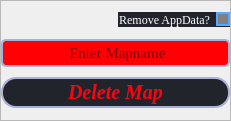
      <widget class="QFrame" name="frame_12">
       <property name="geometry">
        <rect>
         <x>400</x>
         <y>162</y>
         <width>231</width>
         <height>121</height>
        </rect>
       </property>
       <property name="styleSheet">
        <string notr="true">#frame_12{
	border: 2px solid #ff020f;
	border-radius: 15px;
	color: #fff;
	padding-left: 5px;
	padding-right: 5px;
	background-color: rgb(34,36,44);
	font-family: Georgia;
}</string>
       </property>
       <property name="frameShape">
        <enum>QFrame::StyledPanel</enum>
       </property>
       <property name="frameShadow">
        <enum>QFrame::Raised</enum>
       </property>
       <layout class="QVBoxLayout" name="verticalLayout_9">
        <property name="leftMargin">
         <number>0</number>
        </property>
        <property name="topMargin">
         <number>6</number>
        </property>
        <property name="rightMargin">
         <number>0</number>
        </property>
        <property name="bottomMargin">
         <number>6</number>
        </property>
        <item>
         <widget class="QCheckBox" name="removeAppData">
          <property name="sizePolicy">
           <sizepolicy hsizetype="Fixed" vsizetype="Fixed">
            <horstretch>0</horstretch>
            <verstretch>0</verstretch>
           </sizepolicy>
          </property>
          <property name="layoutDirection">
           <enum>Qt::RightToLeft</enum>
          </property>
          <property name="styleSheet">
           <string notr="true">QCheckBox{
	color: #fff;
	background-color: rgb(34,36,44);
	font-family: Georgia;
}

QCheckBox:hover{
}

QCheckBox:focus{
}

QCheckBox::indicator {
    width: 10px;
    height: 10px;
}

QCheckBox::indicator:checked {
    background-color: #03e3fc;
    border: 2px solid white;
}

QCheckBox::indicator:unchecked {
	border: 2px solid rgb(85,170,255);
    background-color: grey;
    
}</string>
          </property>
          <property name="text">
           <string>Remove AppData?</string>
          </property>
         </widget>
        </item>
        <item>
         <widget class="QLineEdit" name="deleteMapTextBox">
          <property name="sizePolicy">
           <sizepolicy hsizetype="Preferred" vsizetype="Preferred">
            <horstretch>0</horstretch>
            <verstretch>0</verstretch>
           </sizepolicy>
          </property>
          <property name="minimumSize">
           <size>
            <width>0</width>
            <height>28</height>
           </size>
          </property>
          <property name="maximumSize">
           <size>
            <width>16777215</width>
            <height>26</height>
           </size>
          </property>
          <property name="font">
           <font>
            <family>Georgia</family>
            <pointsize>11</pointsize>
           </font>
          </property>
          <property name="toolTip">
           <string>&lt;html&gt;&lt;head/&gt;&lt;body&gt;&lt;p&gt;&lt;span style=&quot; font-size:8pt;&quot;&gt;Note: Enter the mapname you wish to delete.&lt;/span&gt;&lt;/p&gt;&lt;/body&gt;&lt;/html&gt;</string>
          </property>
          <property name="styleSheet">
           <string notr="true">#deleteMapTextBox{
	color: black;
	background-color: rgba(255, 0, 4, 1);
	border: 2px solid rgb(168, 175, 217);
	border-radius: 5px;
	font-family: Georgia;
}

#deleteMapTextBox:focus{
}</string>
          </property>
          <property name="text">
           <string/>
          </property>
          <property name="maxLength">
           <number>250</number>
          </property>
          <property name="alignment">
           <set>Qt::AlignCenter</set>
          </property>
          <property name="placeholderText">
           <string> Enter Mapname</string>
          </property>
          <property name="clearButtonEnabled">
           <bool>true</bool>
          </property>
         </widget>
        </item>
        <item>
         <widget class="QPushButton" name="deleteMapBtn">
          <property name="sizePolicy">
           <sizepolicy hsizetype="Preferred" vsizetype="Preferred">
            <horstretch>0</horstretch>
            <verstretch>0</verstretch>
           </sizepolicy>
          </property>
          <property name="minimumSize">
           <size>
            <width>0</width>
            <height>20</height>
           </size>
          </property>
          <property name="maximumSize">
           <size>
            <width>16777215</width>
            <height>31</height>
           </size>
          </property>
          <property name="font">
           <font>
            <family>Georgia</family>
            <pointsize>15</pointsize>
            <italic>true</italic>
            <bold>true</bold>
            <underline>false</underline>
            <strikeout>false</strikeout>
            <kerning>false</kerning>
           </font>
          </property>
          <property name="toolTip">
           <string>&lt;html&gt;&lt;head/&gt;&lt;body&gt;&lt;p&gt;&lt;span style=&quot; font-size:8pt; font-weight:400; font-style:normal;&quot;&gt;Note: Make sure the map you're trying to delete is not selected on the mods launcher on either compile or build tab as this can result in the mods folder being replaced.&lt;/span&gt;&lt;/p&gt;&lt;/body&gt;&lt;/html&gt;</string>
          </property>
          <property name="styleSheet">
           <string notr="true">#deleteMapBtn{
	border: 2px solid rgb(168, 175, 217);
	border-radius: 15px;
	color: #ff020f;
	background-color: rgb(34,36,44);
	font-family: Georgia;
}

#deleteMapBtn:pressed{
	background: #ff47ff;
}

#deleteMapBtn:hover{
	border: 2px solid rgb(85,170,255);
}</string>
          </property>
          <property name="text">
           <string>Delete Map</string>
          </property>
         </widget>
        </item>
       </layout>
      </widget>
